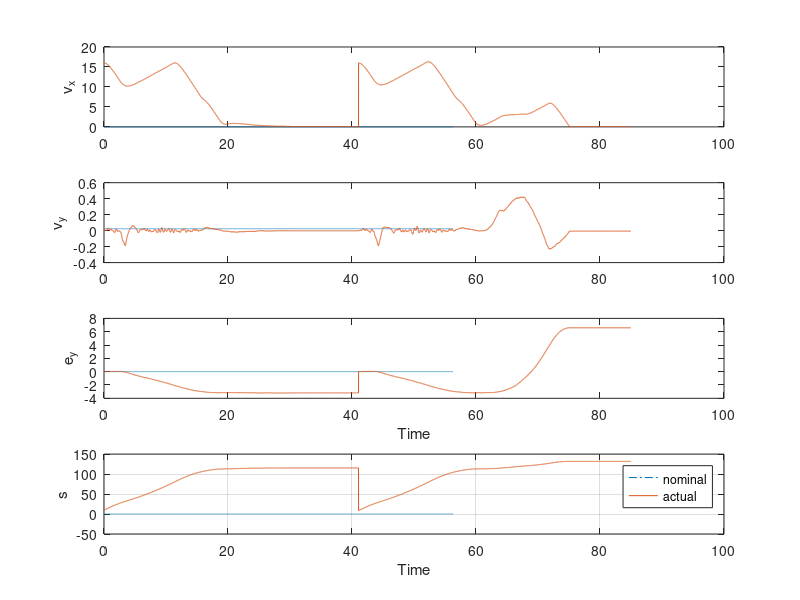

Write MATLAB code to recreate this figure. (Note: this script raises an error after producing the figure.)
%load the data 
load  data_nominal_states.txt;
load data_msg_nom_u.txt;
load  data_model_state.txt;
load data_msg_actual_u.txt;


u_ctrl = data_msg_nom_u(:,2:3); %nominal 
u_actual = data_msg_actual_u(:,2:3);  %actual 

y1_nom = data_nominal_states(:,2:9);
T_sampl_nom = 0.01; 
t = T_sampl_nom:T_sampl_nom:T_sampl_nom*size(y1_nom,1);

y1_actual = data_model_state(:,2:9);
t_actual = T_sampl_nom:T_sampl_nom:T_sampl_nom*size(data_model_state,1);


figure(1);
subplot(4,1,1);
plot(t , y1_nom(:,1), '-.', t_actual,  y1_actual(:,1));
ylabel('v_x');

subplot(4,1,2);
plot(t , y1_nom(:,2), '-.', t_actual,  y1_actual(:,2));
ylabel('v_y');

subplot(4,1,3);
plot(t , y1_nom(:,5), '-.', t_actual,  y1_actual(:,5));
ylabel(  'e_y'); 
xlabel('Time');

subplot(4,1,4);
plot(t , y1_nom(:,6), '-.', t_actual,  y1_actual(:,6)); grid; 
ylabel(  's'); 
legend('nominal', 'actual');
xlabel('Time');  




close all;


% load sim_data.mat;


% t = t1;

P_nom =   y1_nom(:, [6,5]); 
% y1_actual = y1_nom;
P_sens = y1_actual(:, [6,5]); 
P_cente = P_sens;

%%0815, record the reference trajectory: 
% reference = u_ctrl(3:end,:);   %9-by-n, traj, dot traj, ddot traj,  here traj = [phi, ey, s];
% P_cente=reference([3,2],:)';
%0815, traj_ob_seris: 2*n-by-no_ob

 load data_traj_ob.txt;
%  traj_ob_seris = data_traj_ob; 
 
traj_ob_seris = data_traj_ob;
%0815, traj_ob_seris: 2*n-by-no_ob
no_ob = size(traj_ob_seris, 2);
traj_ob_plot = zeros(2, size(traj_ob_seris,1)/3, no_ob);
for i_ob =1:no_ob
    for i_time =1:size(traj_ob_seris,1)/3
        traj_ob_plot(:,i_time,i_ob) = traj_ob_seris((i_time-1)*3+1:(i_time-1)*3+2,i_ob);
    end
end

% 
% traj_ob_plot = zeros(2, length(t1), no_ob);
% for i_ob =1:no_ob
%     for i_time =1:length(t1)
%         traj_ob_plot(:,i_time,i_ob) = traj_ob_seris((i_time-1)*2+1:(i_time-1)*2+2,i_ob);
%     end
% end


%%road side:
road_side_x = min(P_sens(:,1)):0.1:max(P_sens(:,1));
road_side_y1 = 3.7*ones(1, length(road_side_x));
road_side_y2 = -3.7*ones(1, length(road_side_x));

delta = u_actual(:,2); 
% delta = 0; 
dot_y = y1_actual(:,2);
dot_x = y1_actual(:,1);
dot_psi = y1_actual(:,3); 

a = 1.68; 
b = 1.715; 

 
alpha_f= (dot_y+a*dot_psi)./dot_x - delta; 
alpha_r = (dot_y -b*dot_psi)./dot_x; 
alpha_f(dot_x<=1e-1) = 0;
alpha_r(dot_x<=1e-1) = 0;


figure(100); 
subplot(2,1,1);
plot(t_actual,alpha_f ),grid;
ylabel('\alpha_f');
title('slip ratios');
% legend('P_c_o_m','P_s_e_n');

subplot(2,1,2);
plot(t_actual,alpha_r ),grid;
ylabel('\alpha_r');
 xlabel('time(s)');


len = length(t_actual); 
h_plot = zeros(len,1);

for i=1:len
    h_plot(i) = (P_sens(i,1) - 80)^2 + (P_sens(i,2) - 0.5)^2 -1;
end
 

figure(1); 
%the tube along nominal trajectory: 
dm = 1.414; %maximum disturbance 
k1 = 3; 
r_tube = dm/k1; 
for ii = 1:10:length(t)     
    circle_tube(r_tube,P_nom(ii,1), P_nom(ii,2)); hold on;
end


% figure(1);   
plot(P_cente(:,1),P_cente(:,2),'-.', P_nom(:,1),P_nom(:,2), '--', P_sens(:,1),P_sens(:,2)),grid; hold on; legend('c','p_d', 'p');
plot(road_side_x,road_side_y1,'-.k',road_side_x,road_side_y2,'-.k'); hold on;
% axis equal;
xlabel('X(m)');ylabel('Y(m)');
title('POSITION TRACKING:SENSED VS COMMAND');
axis equal; 

% global pos_ob_array_pre radius_pre;
%pos_ob_array_pre(2, :) = - pos_ob_array_pre(2,:);  %only for plot the mpc data with mistake 
for i=1:no_ob
    plot(traj_ob_plot(1,1,i), traj_ob_plot(2, 1,i), '*r'); hold on; 
    Ds = traj_ob_seris(3, i);
    circle(Ds,traj_ob_plot(1,1,i), traj_ob_plot(2, 1,i)); hold on; 
end

%the trajectory of the obstacles: 
for i_ob =1:no_ob    
    plot(traj_ob_plot(1,:,i_ob), traj_ob_plot(2,:,i_ob), 'LineWidth', 4); hold on; 
end
 
 
figure(2);   
subplot(4,1,1);
plot(t,P_nom(:,1),'-.',t_actual,P_sens(:,1)),grid;
ylabel('X(m)');
title('POSITION:SENSED VS COMMAND');
 

subplot(4,1,2);
plot(t,P_nom(:,2),'-.',t_actual,P_sens(:,2)),grid;
ylabel('Y(m)');
 xlabel('time(s)');
 
 subplot(4,1,3);
plot(  t, y1_nom(:,1), '--',  t_actual,y1_actual(:,1) ),grid;
legend('reference','nominal', 'actual');
ylabel('v(m/s)');
 xlabel('time(s)');
 
 subplot(4,1,4);
plot( t, y1_nom(:,4)/pi*180, '--',  t_actual,y1_actual(:,4)/pi*180 ),grid;
ylabel('\psi(degree)');
 xlabel('time(s)');
 
 figure(20); 
  subplot(2,1,1);
plot(  t, y1_nom(:,2), '--',  t_actual,y1_actual(:,2) ),grid;
legend( 'nominal', 'actual');
ylabel('v_y(m/s)');
 xlabel('time(s)');
 
 subplot(2,1,2);
plot(  t, y1_nom(:,3), '--',  t_actual,y1_actual(:,3) ),grid;
ylabel('\dot \psi(rad/s)');
 xlabel('time(s)');
 
 
%  figure(3);
%  plot(t, h_plot); 
% ylabel('distance');
%  xlabel('time(s)');
 
 
 
 figure(4); 
 subplot(2,1,1);
  plot(t, u_ctrl(:,1)); 
ylabel('u_{nom}, a_x(m/s^2)');
 subplot(2,1,2);
  plot(t, u_ctrl(:,2)); 
ylabel('u_{nom}, steer(rad)');
 xlabel('time(s)');
 title('nominal control'); 
 
 figure(5); 
 subplot(2,1,1);
  plot(t_actual, u_actual(:,1)); 
ylabel('u_{nom}, a_x(m/s^2)');
 subplot(2,1,2);
  plot(t_actual, u_actual(:,2)); 
ylabel('u_{nom}, steer(rad)');
 xlabel('time(s)');
 title('actual control'); 